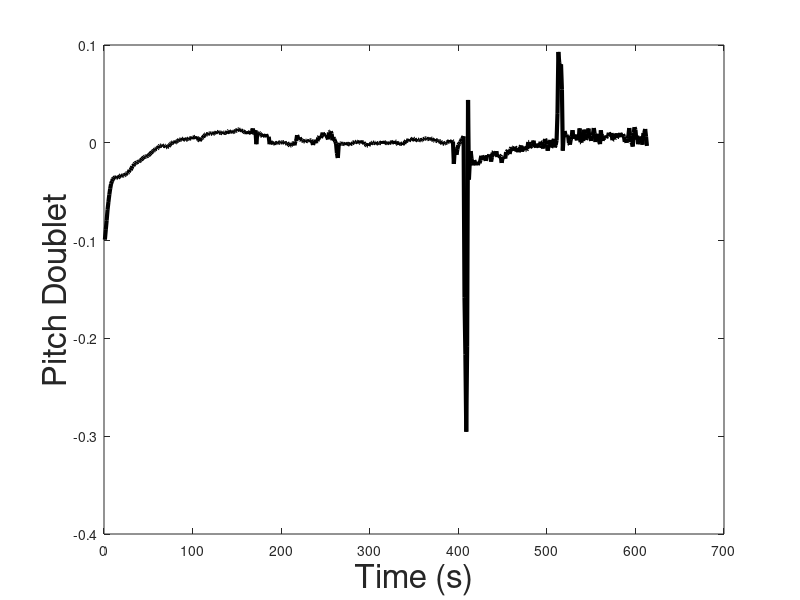

The MATLAB source for this figure:
flight_data = csvread('flight_data_pitch.csv');
plot(flight_data, 'k', 'LineWidth', 3);
hold;
plot(flight_data, 'k');

xlabel('Time (s)', 'FontSize', 24);
ylabel('Pitch Doublet', 'FontSize', 24);

%ylabel('Input Signal vs Teacher Signal (Roll)');
%legend('teacher signal: d(n)', 'output signal: y(n)');

%x = [0, 0.5, 1, 1.5, 2, 2.5, 3, 3.5, 4, 4.5, 5];
%y = [57,57,57,57,57,57,57,57,57,57,57];
%plot(x, y, 'k', 'LineWidth', 3);

%a = [-0.5572,-0.7814;0.7814,0];
%b = [1,-1;0,3];
%c = [2,7];
%sys = ss(a,b,c,0);
%step(sys)